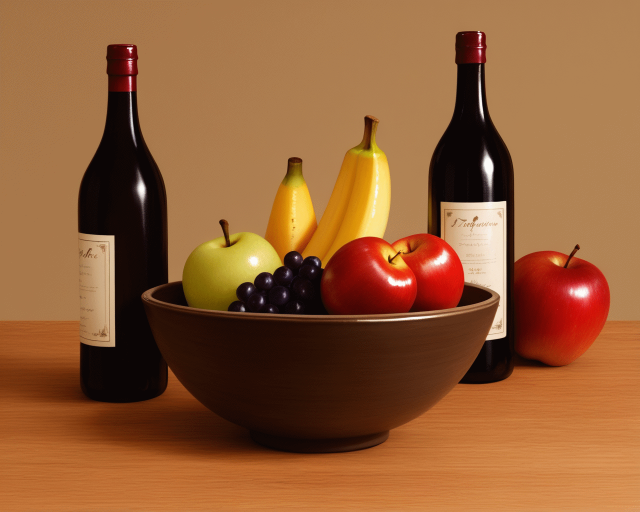
#> input picture examples/sample1.png, 1280 x 1024 px (shown at 1/2 size)
$ python test_hitherdither.py
#> lines starting #> are read from the running program, lines starting #| are printed output that depends on the picture
"""
Test hitherdither library with CGA palette - compare Bayer vs Yliluoma
Testing at CGA native resolution (320x200) to see how dithering looks at actual output size
"""

import hitherdither
from PIL import Image

# Test with both CGA palettes
cga_palettes = {
    'p1': [(0, 0, 0), (0, 255, 255), (255, 0, 255), (255, 255, 255)],
    'p2': [(0, 0, 0), (0, 255, 0), (255, 0, 0), (255, 255, 0)]
}

# Load test image
img = Image.open('examples/sample1.png').convert('RGB')
#> img is the input picture: PIL image 1280x1024 RGB; mean R, G, B 145.6, 93.2, 53.7
print(f'Input image: {img.size}, mode: {img.mode}')
#| Input image: (1280, 1024), mode: RGB

# Resize to CGA resolution (320x200) before dithering
cga_width = 320
cga_height = 200
img_resized = img.resize((cga_width, cga_height), Image.LANCZOS)
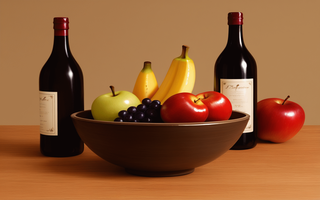
#> img_resized: PIL image 320x200 RGB; mean R, G, B 145.6, 93.2, 53.7
print(f'Resized to CGA resolution: {img_resized.size}')
#| Resized to CGA resolution: (320, 200)

for palette_name, cga_palette in cga_palettes.items():
    print(f'\n=== Testing CGA Palette {palette_name.upper()} at 320x200 ===')
#> (the run stopped early here; a loop or call above may not have finished)

$ run again, with examples/cga_yliluoma.png copied over examples/sample1.png
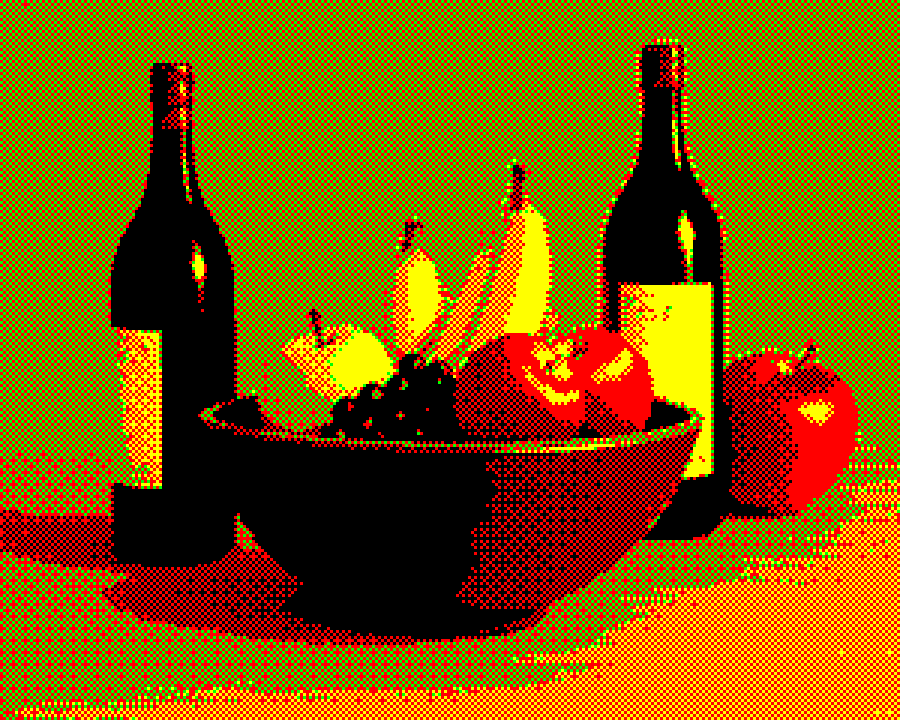
#> input picture examples/cga_yliluoma.png, 900 x 720 px
#> img is the input picture: PIL image 900x720 RGB; mean R, G, B 130.6, 90.3, 0
#| Input image: (900, 720), mode: RGB
#> `img_resized = img.resize((cga_width, cga_height), Image.LANCZOS)`:
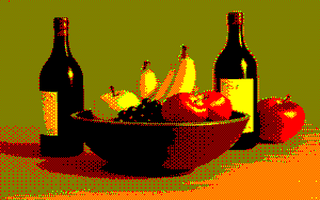
#> img_resized: PIL image 320x200 RGB; mean R, G, B 130.4, 90.8, 0
#| Resized to CGA resolution: (320, 200)
